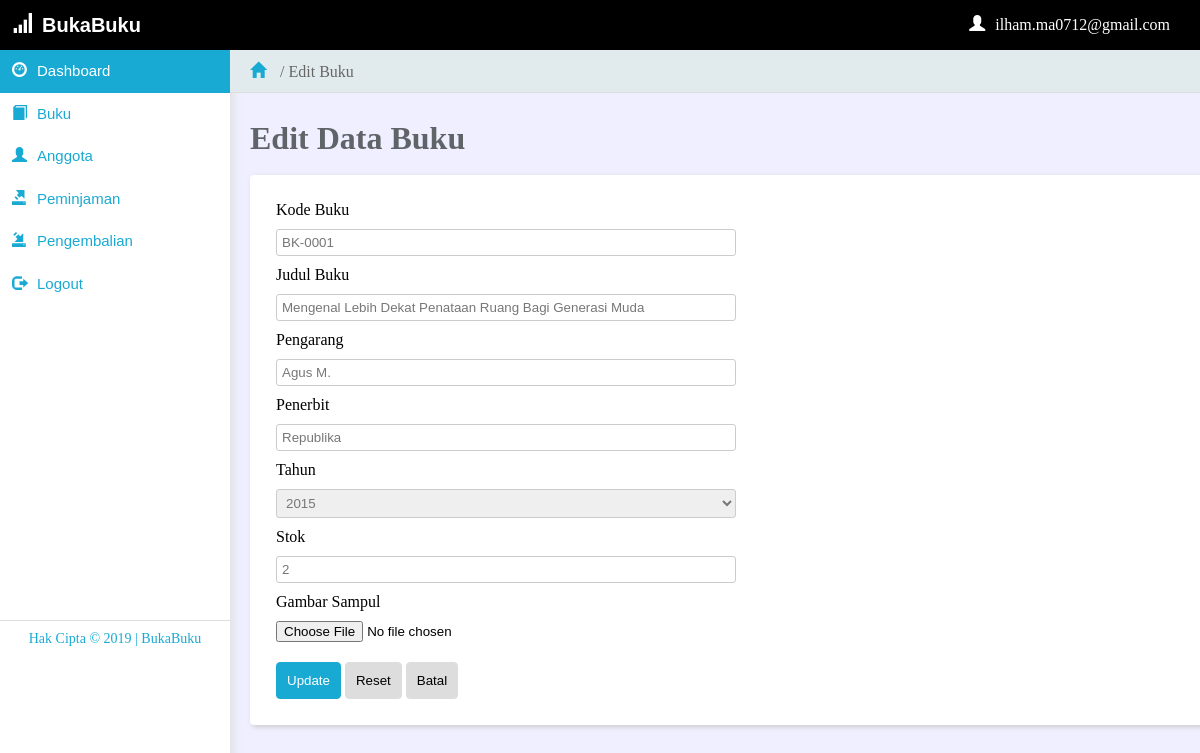
The app's page /user/manajemen/index.php?m=view&&p=edit_buku&kd_buku=BK-0001 (signed in) with its own data.
### tables this page shows
CREATE TABLE `buku` (
  `kd_buku` varchar(15) NOT NULL,
  `judul_buku` varchar(150) NOT NULL,
  `pengarang` varchar(30) NOT NULL,
  `penerbit` varchar(30) NOT NULL,
  `tahun` varchar(4) NOT NULL,
  `stok` int(3) NOT NULL,
  `tersedia` int(3) NOT NULL,
  `foto` varchar(150) NOT NULL
);

### user/manajemen/view/edit_buku.php (the view)
<h1>Edit Data Buku</h1>
<br>
<div class="panel">
	<?php
		$kd = $_REQUEST['kd_buku'];
		$sql = mysqli_query($con, "select * from buku where kd_buku = '$kd'");
		$dataBuku = mysqli_fetch_array($sql);
		echo "
			<form action='index.php?m=modul&p=update_buku' method='post' class='form' enctype='multipart/form-data'>
				<table>
					<tr>
						<td>Kode Buku</td>
					</tr>
					<tr>
						<td><input type='text' name='kd_buku' class='teks' readonly value='$dataBuku[kd_buku]'></td>
					</tr>
					<tr>
						<td>Judul Buku</td>
					</tr>
					<tr>
						<td><input type='text' name='judul_buku' class='teks' autofocus value='$dataBuku[judul_buku]'></td>
					</tr>
					<tr>
						<td>Pengarang</td>
					</tr>
					<tr>
						<td><input type='text' name='pengarang' class='teks' value='$dataBuku[pengarang]'></td>
					</tr>
					<tr>
						<td>Penerbit</td>
					</tr>
					<tr>
						<td><input type'text' name='penerbit' class='teks' value='$dataBuku[penerbit]'></td>
					</tr>
						<tr>
						<td>Tahun</td>
					</tr>
					<tr>
						<td>
							<select name='tahun' class='select'>";
								$thn=1950;
									for ($i=0; $i < 80; $i++) {
										if($dataBuku[tahun] == $thn){
											echo "<option value='$thn' selected>$thn</option>";
										}
										else {
											echo "<option value='$thn'>$thn</option>";
										}
									$thn = $thn + 1;
									}
							echo"</select>
						</td>
					</tr>
					<tr>
						<td>Stok</td>
					</tr>
					<tr>
						<td><input type='number' name='stok' class='teks' value='$dataBuku[stok]'></td>
					</tr>
					<tr>
						<td>Gambar Sampul</td>
					</tr>
					<tr>
						<td><input type='file' name='gambar'></td>
					</tr>
					<tr>
						<td>
							<input type='submit' name='simpan' value='Update' class='btn-a'>
							<input type='reset' name='reset' class='btn-b'>
							<a href='index.php?m=view&p=buku'>
								<input type='button' name='batal' value='Batal' class='btn-b'>
							</a>
						</td>
					</tr>
				</table>
			</form>
		";
	?>
</div>

### config/css/internal-css.css (style rules this page uses)
body { background-color: #efefff; overflow-x: hidden; }
h1, h2, h3, h4, h5, h6 { color: #5f6468; }
a { color: #fff; text-decoration: none; }
.panel { background-color: #fff; width: 97%; padding: 20px; border-radius: 4px; box-shadow: 2px 2px 5px #ccc; margin-bottom: 20px; }
.btn-a { margin-top: 10px; border:1px solid #19AAD4; background-color: #19AAD4; color: #fff; padding: 10px; border-radius: 4px; text-decoration: none; }
.btn-b { margin-top: 10px; border:1px solid #ddd; background-color: #ddd; color: #000; padding: 10px; border-radius: 4px; text-decoration: none; }
.form td { width: 1%; padding:4px; }
.teks, .select { width: 50%; padding: 5px; border:1px solid #ccc; border-radius: 3px; color: #777; }

### config/css/internal-menu.css (style rules this page uses)
* { margin: 0px; padding: 0px; }

### records on screen
buku: kd_buku "BK-0001", judul_buku "Mengenal Lebih Dekat Penataan Ruang Bagi Generasi Muda", pengarang "Agus M.", penerbit "Republika", tahun "2015", stok "2"

### other values on screen
$_SESSION[username] "ilham.ma0712@gmail.com"
$ex[$i] "Edit"
$ex[$i] "Buku"
